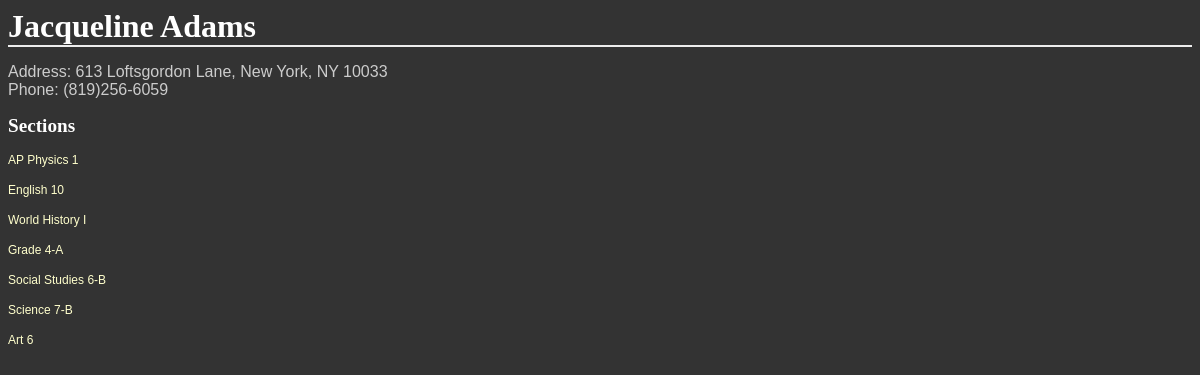
The app's page /districts/1/schools/2/students/4/, older data.
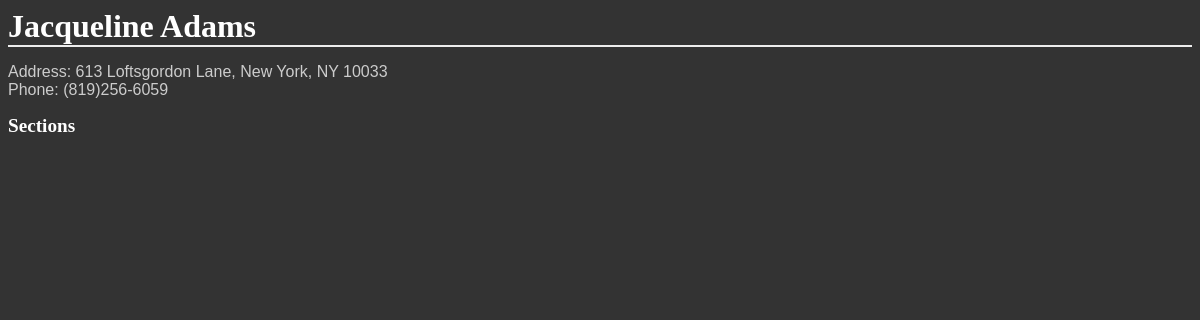
The same page, newer data.
### database_setup.py (models this page shows, shortened)
class Section(Base):
    __tablename__ = 'section'
    id = Column(Integer, primary_key=True)
    name = Column(String(40), nullable=False)
    school_id = Column(Integer, ForeignKey('school.id'))
    school = relationship(School)
    teacher_id = Column(Integer, ForeignKey('teacher.id'))
    teacher = relationship(Teacher)
    students = relationship('Student', secondary='enrollment')

### schools.py (the view)
@app.route('/districts/<int:district_id>/schools/<int:school_id>/students/<int:student_id>/')
def showStudent(district_id, school_id, student_id):
    student = session.query(Student).filter_by(id=student_id).one()
    sections = student.sections
    return render_template('student.html',
                           district_id=district_id,
                           school_id=school_id,
                           student=student,
                           sections=sections)

### templates/student.html
<html>
<head>
	<link rel=stylesheet type=text/css href="{{ url_for('static', filename='styles.css') }}">
</head>
<body>
<h1>{{student.first_name}} {{student.last_name}}</h1>
<p>Address: {{student.address}}, {{student.city}}, {{student.state}} {{student.zip}}<br>
Phone: {{student.phone}}</p>
<h2>Sections</h2>
{% for section in sections %}
	<p><a href='{{url_for('showSection', district_id=district_id, school_id=school_id, section_id=section.id)}}'>{{section.name}}</a></p>
{% endfor %}
</body>
</html>

Row changes from the older to the newer data that the page shows:
no longer on this page (row edited): Section: name "AP Physics 1"
no longer on this page (row edited): Section: name "English 10"
no longer on this page (row edited): Section: name "World History I"
no longer on this page (row edited): Section: name "Grade 4-A"
no longer on this page (row edited): Section: name "Social Studies 6-B"
no longer on this page (row edited): Section: name "Science 7-B"
no longer on this page (row edited): Section: name "Art 6"
